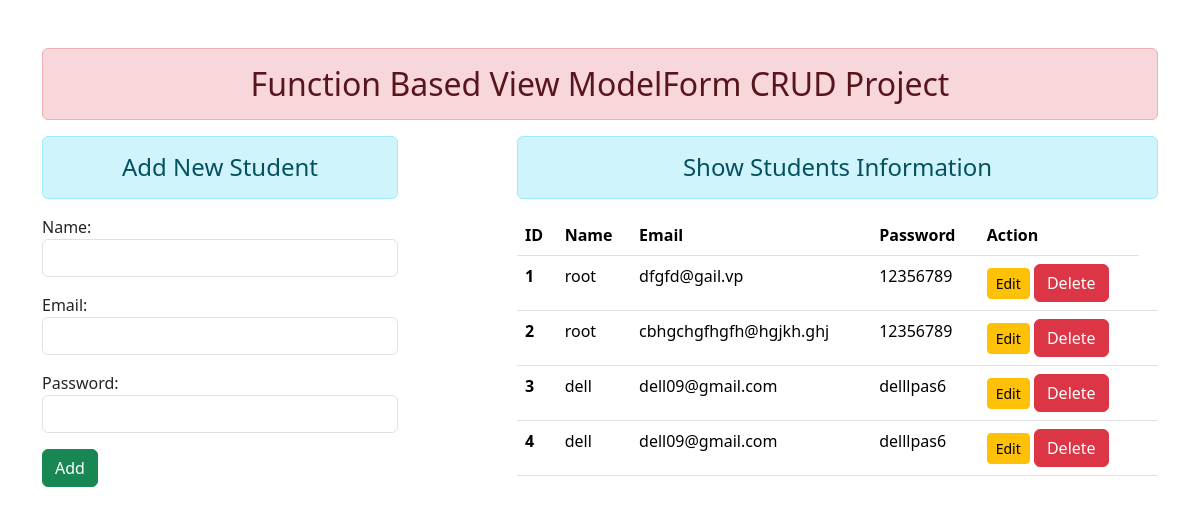
The page / on the database its author committed.
### enroll/models.py (models this page shows)
class user(models.Model):
    name = models.CharField(max_length=70)
    email = models.EmailField(max_length=100)
    password = models.CharField(max_length=100)

### enroll/views.py (the view)
# urls.py: path('', views.add_show, name='addandshow'),
def add_show(request):
    if request.method == 'POST':
        fm = StudentRegistration(request.POST)
        if fm.is_valid():
            fm.save()
            fm = StudentRegistration()
    else:
        fm = StudentRegistration()
    stud = user.objects.all()
    return render(request, 'enroll/addandshow.html', {'form': fm, 'stu': stud})

### enroll/forms.py
class StudentRegistration(forms.ModelForm):
 class Meta:
   model = user
   fields = ['name', 'email', 'password']
   widgets = {
    'name': forms.TextInput (attrs={'class':'form-control'}),
    'email': forms.EmailInput (attrs={'class':'form-control'}),
    'password': forms.PasswordInput (render_value=True, attrs={'class':'form-control'})
    ,
   }

### enroll/templates/enroll/addandshow.html (shortened to what this page needs)
{% extends 'enroll/base.html' %}
{% block content %}
<div class="row">
    <div class="col-sm-4">
        <h4 class="text-center alert alert-info">Add New Student</h4>
        <form action="" method="POST">
            {{ form.as_p }}
            <input type="submit" class="btn btn-success" value="Add">
        </form>
    </div>
    <div class="col-sm-7 offset-1">
        <h4 class="text-center alert alert-info">Show Students Information</h4>
        {% if stu %}
        <table class="table table-hover">
            <thead>
                <tr>
                    <th scope="col">ID</th>
                    <th scope="col">Name</th>
                    <th scope="col">Email</th>
                    <th scope="col">Password</th>
                    <th scope="col">Action</th>
                </tr>
            </thead>
            <tbody>
                {% for st in stu %}
                <tr>
                    <th scope="row">{{ st.id }}</th>
                    <td>{{ st.name }}</td>
                    <td>{{ st.email }}</td>
                    <td>{{ st.password }}</td>
                    <td>
                    <a href="{% url 'updatedata' st.id %}" class="btn btn-warning btn-sm">Edit</a>
                    <from action="{% url 'deletedata' st.id %}" method="POST" class="d-inline">
                    <input type="submit" class="btn btn-danger" value="Delete">
                    </from>
                     <td>
                </tr>
                {% endfor %}
            </tbody>
        </table>
        {% else %}
        <h4 class="text-center alert alert-warning">No Records</h4>
        {% endif %}
    </div>
</div>
{% endblock content %}

### enroll/templates/enroll/base.html (shortened to what this page needs)
{% load static %}
<!DOCTYPE html>
<html lang="en">
<head>
    <link rel="stylesheet" href="{% static 'enroll/css/bootstrap.css' %}">
</head>
<body>
<div class="container mt-5">
    <h2 class="text-center alert alert-danger">Function Based View ModelForm CRUD Project</h2>
    {% block content %}{% endblock content %}
</div>
</body>
</html>

### rows shown on the page
user: id "1", name "root", email "dfgfd@gail.vp", password "12356789"
user: id "2", name "root", email "cbhgchgfhgfh@hgjkh.ghj", password "12356789"
user: id "3", name "dell", email "dell09@gmail.com", password "delllpas6"
user: id "4", name "dell", email "dell09@gmail.com", password "delllpas6"
